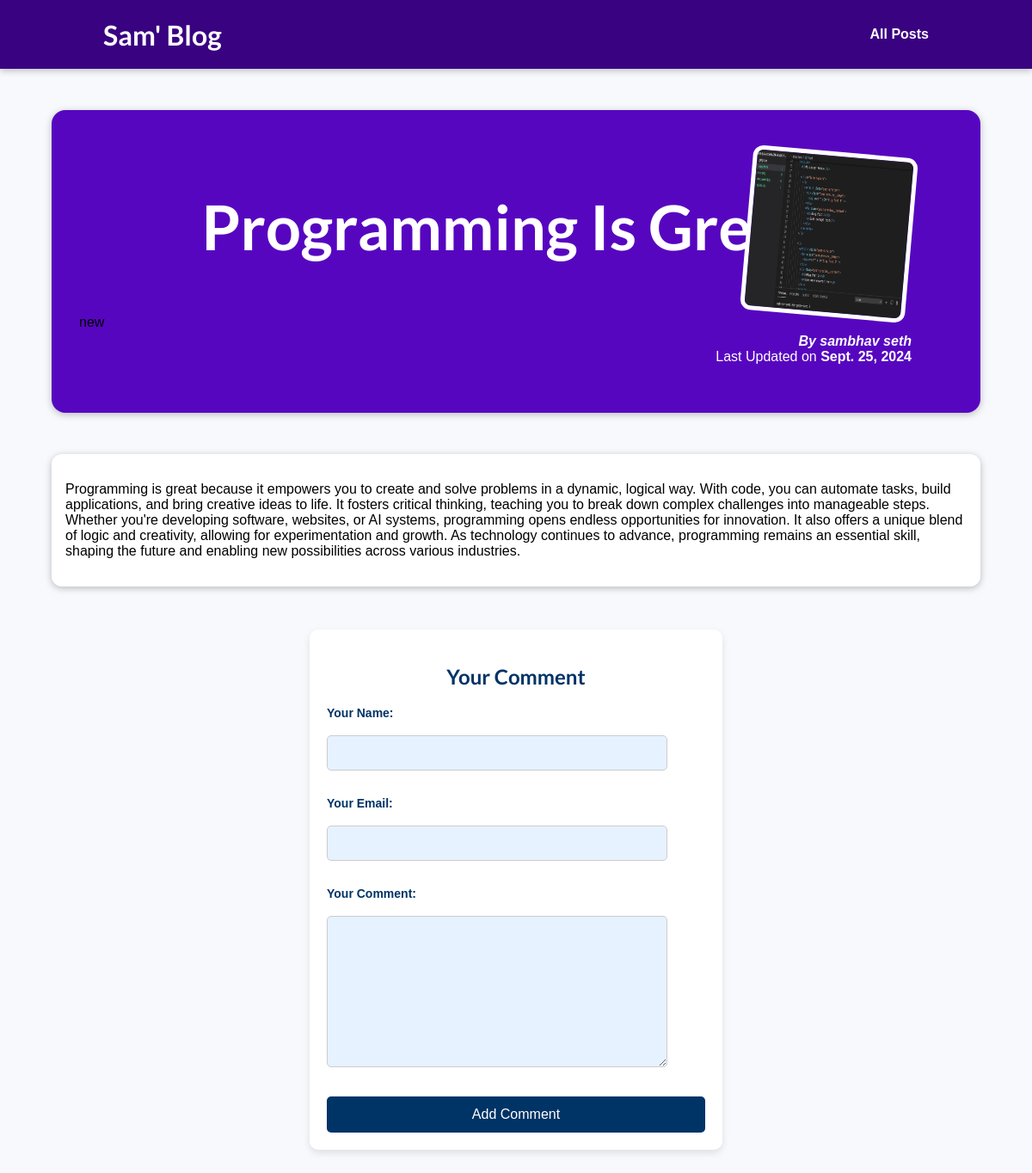
Page /posts/programming-is-fun on the committed database.
### blog/models.py (models this page shows, shortened)
class Post(models.Model):
    title = models.CharField(max_length=100)
    excerpt = models.CharField(max_length=300)
    image = models.ImageField(upload_to="posts",null=True)
    date = models.DateField(auto_now=True)
    slug = models.SlugField(unique=True)
    content = models.TextField()
    author = models.ForeignKey(Author,on_delete=models.SET_NULL,related_name="posts",null=True)
    tag  = models.ManyToManyField(Tag)

class Tag(models.Model):
    caption = models.CharField(max_length=100)

class Author(models.Model):
    first_name = models.CharField(max_length=100)
    last_name = models.CharField(max_length=100)
    email_address = models.EmailField()
    def full_name(self):
        return f"{self.first_name} {self.last_name}"
    def __str__(self):
        return self.full_name()

### blog/views.py (the view)
# urls.py: path("posts/<slug:slug>",views.post_details,name="post-detail-page"), #/posts/my-first-page this my first page text is called slug
def post_details(request,slug):
    post = get_object_or_404(Post, slug=slug)
    ip = Post.objects.get(slug = slug)
    if request.method == "POST":
        form = CommentForm(request.POST)
        if form.is_valid():
            comment = form.save(commit=False)  # Create a comment instance but don't save it yet
            comment.posts = post  # Set the foreign key to the current post
            comment.save()  # Now save the comment
            return redirect('post-detail-page', slug=slug)  # Redirect to the same post
    else:
        form = CommentForm()  # Create a new empty form
    return render(request,"blog/post-detail.html",{
        "post" : ip,
        "post_tags" : ip.tag.all(),
        "form" : form
    })

### blog/forms.py
class CommentForm(forms.ModelForm):
    class Meta:
        model = Comments
        exclude = ["posts"]
        labels = {
            "user_name" : "Your Name",
            "user_email" : "Your Email",
            "text" : "Your Comment"
        }

### blog/templates/blog/post-detail.html (shortened to what this page needs)
{%extends "base.html"%}
{%load static%}
{% block css_files %}
  <link rel="stylesheet" href="{% static 'blog/index.css' %}" />
  <link rel="stylesheet" href="{% static 'blog/post-detail.css' %}" />
{% endblock %}
{% block content %}
<section id = "summary">
    <h2>{{post.title}}</h2>
    <div>
        {%for i in post_tags%}
        {{ i.caption }}
        {%endfor%}
    </div>
    <article>
        <img src="{{post.image.url}}" alt="{{post.title}} ">
        <address>
            By <a href="mailto:{{ post.author.email_address }}">{{ post.author }}</a>
        </address>
        <div>
            Last Updated on <time>{{post.date}}</time>
        </div>
    </article>
</section>
<main>
       {{post.content | linebreaks }}
</main>
</head>
<body>
<div class="container">
    <h2>Your Comment</h2>
    <form method="POST">
        <div class="form-group">
            <label for="id_name">Your Name:</label>
            {{ form.user_name }}
        </div>
        <div class="form-group">
            <label for="id_email">Your Email:</label>
            {{ form.user_email }}
        </div>
        <div class="form-group">
            <label for="id_comment">Your Comment:</label>
            {{ form.text }}
        </div>
        <button type="submit">Add Comment</button>
    </form>
{%endblock%}

### static/app.css (style rules this page uses)
* { box-sizing: border-box; }
html { font-family: 'Open Sans', 'Lato', sans-serif; }
body { margin: 0; }
h1, h2, h3 { font-family: 'Lato', sans-serif; font-weight: bold; }

### blog/static/blog/index.css (style rules this page uses)
body { background-color: #e7e7e7; }

### blog/static/blog/post-detail.css (style rules this page uses)
body { background-color: #e7e7e7; }
#summary { margin: 8rem auto 3rem auto; padding: 2rem; width: 90%; max-width: 90rem; border-radius: 16px; background-color: #5706c0; position: relative; box-shadow: 0 2px 8px rgba(0, 0, 0, 0.25); height: 22rem; }
#summary h2 { color: white; font-size: 4.5rem; }
#summary a { color: white; text-decoration: none; }
#summary article { position: absolute; top: 2rem; right: 3rem; padding: 1rem 2rem; border-radius: 12px; text-align: right; color: white; }
#summary article img { width: 12rem; height: 12rem; border-radius: 12px; transform: rotateZ(5deg); border: 5px solid white; margin-bottom: 1rem; }
#summary address { font-weight: bold; }
#summary time { font-weight: bold; }
main { width: 90%; max-width: 90rem; margin: 3rem auto; background-color: white; padding: 1rem; border-radius: 12px; box-shadow: 0 2px 8px rgba(0, 0, 0, 0.25); }

### blog/templates/blog/post-detail.html (style rules this page uses)
body { font-family: Arial, sans-serif; background-color: #f7f9fc; margin: 0; padding: 0; }
.container { width: 40%; margin: 50px auto; background-color: #ffffff; padding: 20px; box-shadow: 0 4px 8px rgba(0,0,0,0.1); border-radius: 10px; }
h2 { text-align: center; color: #003366; }
label { font-size: 14px; color: #003366; font-weight: bold; margin-bottom: 8px; display: block; }
input[type="text"], input[type="email"], textarea { width: 90%; padding: 12px; margin: 10px 0; border: 1px solid #ccc; border-radius: 5px; background-color: #e6f2ff; color: #003366; }
button { width: 100%; padding: 12px; background-color: #003366; color: #ffffff; border: none; border-radius: 5px; cursor: pointer; font-size: 16px; }
.form-group { margin-bottom: 20px; }

### rows in the picture
Post: title "Programming Is Great!", image (picture), author "sambhav seth", date "Sept. 25, 2024", content "Programming is great because it empowers you to create and solve problems in a dynamic, logical way. With code, you can automate tasks, build applications, and bring creative ideas to life. It fosters critical thinking, teaching you to break down complex challenges into manageable steps. Whether you're developing software, websites, or AI systems, programming opens endless opportunities for innovation. It also offers a unique blend of logic and creativity, allowing for experimentation and growth. As technology continues to advance, programming remains an essential skill, shaping the future and enabling new possibilities across various industries."
Tag: caption "new"
